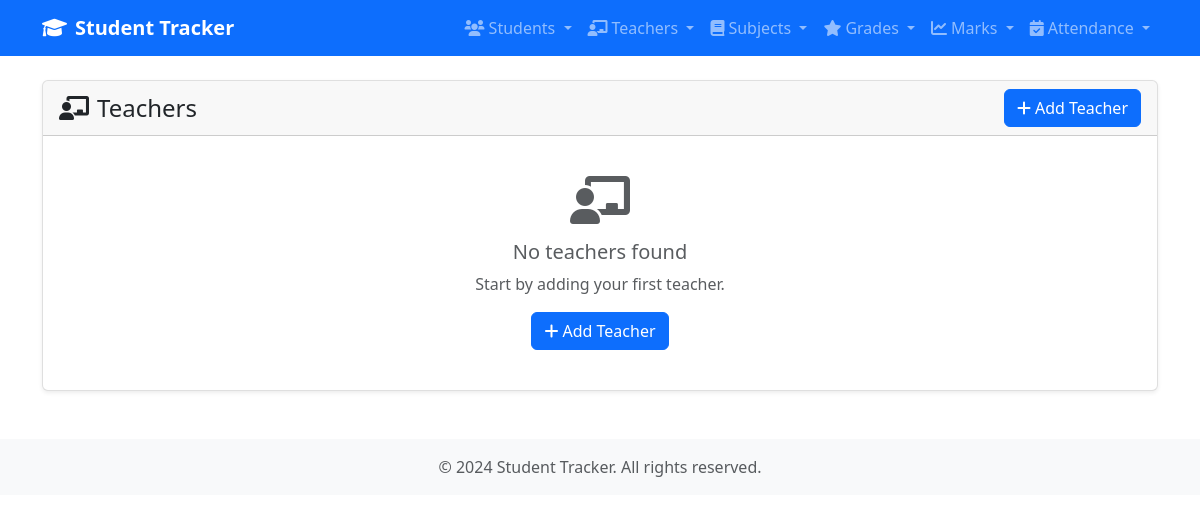
The page /teachers/ on the database as committed earlier.
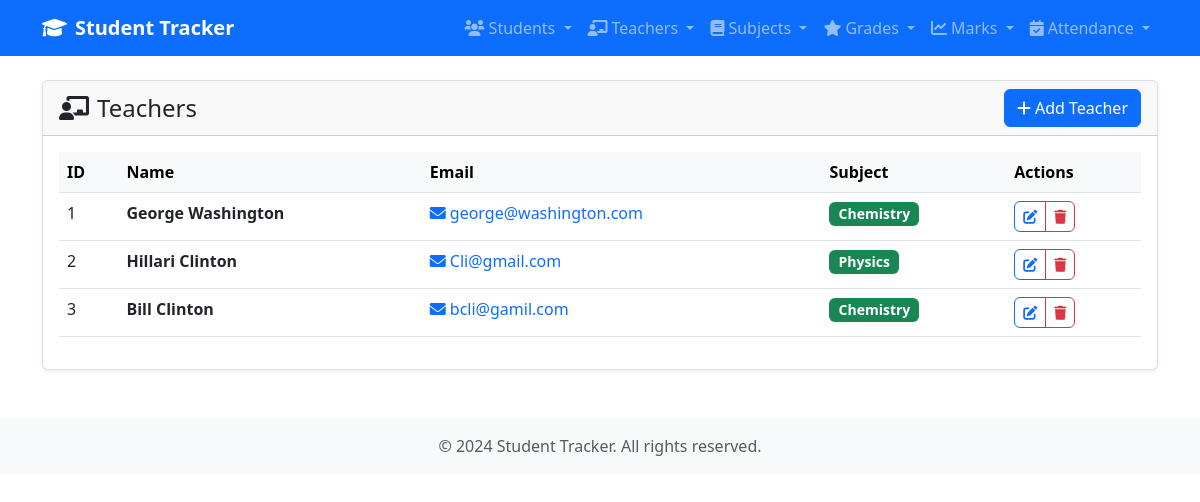
The same page on the database as committed later.
### tracker/models.py (models this page shows, shortened)
class Teacher(models.Model):
    first_name = models.CharField(max_length=20)
    last_name = models.CharField(max_length=20)
    email = models.EmailField(unique= True)
    subject = models.ForeignKey(Subject, on_delete= models.CASCADE)

class Subject(models.Model):
    name = models.CharField(max_length=20)
    code = models.IntegerField(unique=True)
    description = models.TextField()

### tracker/views.py (the view)
# urls.py: path('teachers/', TeacherListView.as_view(), name='teacher-list'),
class TeacherListView(ListView):
    model = Teacher
    template_name = 'tracker/teacher_list.html'
    context_object_name = 'teachers'

### tracker/templates/tracker/teacher_list.html (shortened to what this page needs)
{% extends 'tracker/base.html' %}
{% block content %}
<div class="row">
    <div class="col-12">
        <div class="card">
            <div class="card-header d-flex justify-content-between align-items-center">
                <h4 class="mb-0">
                    <i class="fas fa-chalkboard-teacher me-2"></i>Teachers
                </h4>
                <a href="{% url 'teacher-create' %}" class="btn btn-primary">
                    <i class="fas fa-plus me-1"></i>Add Teacher
                </a>
            </div>
            <div class="card-body">
                {% if teachers %}
                    <div class="table-responsive">
                        <table class="table table-hover">
                            <thead class="table-light">
                                <tr>
                                    <th>ID</th>
                                    <th>Name</th>
                                    <th>Email</th>
                                    <th>Subject</th>
                                    <th>Actions</th>
                                </tr>
                            </thead>
                            <tbody>
                                {% for teacher in teachers %}
                                <tr>
                                    <td>{{ teacher.id }}</td>
                                    <td>
                                        <strong>{{ teacher.first_name }} {{ teacher.last_name }}</strong>
                                    </td>
                                    <td>
                                        <a href="mailto:{{ teacher.email }}" class="text-decoration-none">
                                            <i class="fas fa-envelope me-1"></i>{{ teacher.email }}
                                        </a>
                                    </td>
                                    <td>
                                        <span class="badge bg-success">{{ teacher.subject.name }}</span>
                                    </td>
                                    <td>
                                        <div class="btn-group" role="group">
                                            <a href="{% url 'teacher-update' teacher.pk %}" class="btn btn-sm btn-outline-primary" title="Edit">
                                                <i class="fas fa-edit"></i>
                                            </a>
                                            <a href="{% url 'teacher-delete' teacher.pk %}" class="btn btn-sm btn-outline-danger" title="Delete">
                                                <i class="fas fa-trash"></i>
                                            </a>
                                        </div>
                                    </td>
                                </tr>
                                {% endfor %}
                            </tbody>
                        </table>
                    </div>
                {% else %}
                    <div class="text-center py-4">
                        <i class="fas fa-chalkboard-teacher fa-3x text-muted mb-3"></i>
                        <h5 class="text-muted">No teachers found</h5>
                        <p class="text-muted">Start by adding your first teacher.</p>
                        <a href="{% url 'teacher-create' %}" class="btn btn-primary">
                            <i class="fas fa-plus me-1"></i>Add Teacher
                        </a>
                    </div>
                {% endif %}
            </div>
        </div>
    </div>
</div>
{% endblock %}

### tracker/templates/tracker/base.html (shortened to what this page needs)
<!DOCTYPE html>
<html lang="en">
<head>
    <link href="https://cdn.jsdelivr.net/npm/bootstrap@5.3.0/dist/css/bootstrap.min.css" rel="stylesheet">
    <link href="https://cdnjs.cloudflare.com/ajax/libs/font-awesome/6.0.0/css/all.min.css" rel="stylesheet">
</head>
<body>
    <nav class="navbar navbar-expand-lg navbar-dark bg-primary">
        <div class="container">
            <a class="navbar-brand" href="{% url 'student-list' %}">
                <i class="fas fa-graduation-cap me-2"></i>Student Tracker
            </a>
            <div class="collapse navbar-collapse" id="navbarNav">
                <ul class="navbar-nav ms-auto">
                    <li class="nav-item dropdown">
                        <a class="nav-link dropdown-toggle" href="#" role="button" data-bs-toggle="dropdown">
                            <i class="fas fa-users me-1"></i>Students
                        </a>
                    </li>
                    <li class="nav-item dropdown">
                        <a class="nav-link dropdown-toggle" href="#" role="button" data-bs-toggle="dropdown">
                            <i class="fas fa-chalkboard-teacher me-1"></i>Teachers
                        </a>
                    </li>
                    <li class="nav-item dropdown">
                        <a class="nav-link dropdown-toggle" href="#" role="button" data-bs-toggle="dropdown">
                            <i class="fas fa-book me-1"></i>Subjects
                        </a>
                    </li>
                    <li class="nav-item dropdown">
                        <a class="nav-link dropdown-toggle" href="#" role="button" data-bs-toggle="dropdown">
                            <i class="fas fa-star me-1"></i>Grades
                        </a>
                    </li>
                    <li class="nav-item dropdown">
                        <a class="nav-link dropdown-toggle" href="#" role="button" data-bs-toggle="dropdown">
                            <i class="fas fa-chart-line me-1"></i>Marks
                        </a>
                    </li>
                    <li class="nav-item dropdown">
                        <a class="nav-link dropdown-toggle" href="#" role="button" data-bs-toggle="dropdown">
                            <i class="fas fa-calendar-check me-1"></i>Attendance
                        </a>
                    </li>
                </ul>
            </div>
        </div>
    </nav>
    <div class="container mt-4">
        {% block content %}
        {% endblock %}
    </div>
    <footer class="bg-light mt-5 py-3">
        <div class="container text-center">
            <p class="text-muted mb-0">&copy; 2024 Student Tracker. All rights reserved.</p>
        </div>
    </footer>
</body>
</html>

### tracker/templates/tracker/base.html (style rules this page uses)
.navbar-brand { font-weight: bold; }
.card { box-shadow: 0 0.125rem 0.25rem rgba(0, 0, 0, 0.075); border: 1px solid rgba(0, 0, 0, 0.125); }
.table th { background-color: #f8f9fa; }
.badge { font-size: 0.875em; }
.btn-group .btn { border-radius: 0.375rem; }
.table th { font-weight: 600; }

Rows that differ between the two databases and show on the page:
added Teacher: id "1", first_name "George", last_name "Washington", email "george@washington.com", subject.name "Chemistry"
added Teacher: id "2", first_name "Hillari", last_name "Clinton", email "Cli@gmail.com", subject.name "Physics"
added Teacher: id "3", first_name "Bill", last_name "Clinton", email "bcli@gamil.com", subject.name "Chemistry"
Other text that changed with them:
text no longer shown: "No teachers found Start by adding your first teacher. Add Teacher"
text now shown: "ID Name Email Subject Actions"
